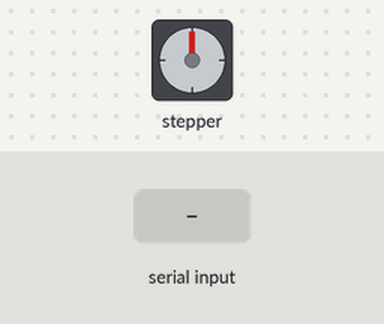
Bench run of a sketch on a simulated Arduino Uno, built with avr-gcc and run on an emulated ATmega328P. On the bench: stepper motor. Inputs (shaded band) come from the test bench. Stepper angles assume 200 steps per turn.

Above: at 1.2 s.
1.3 s: byte 1 (1) received over Serial
At 3.9 s:
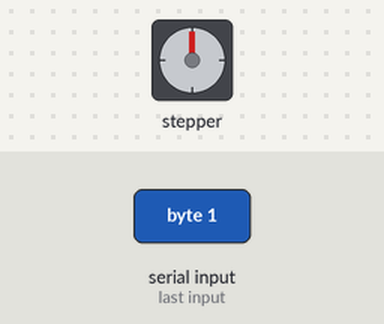
4.3 s: byte 3 (3) received over Serial
At 6.4 s:
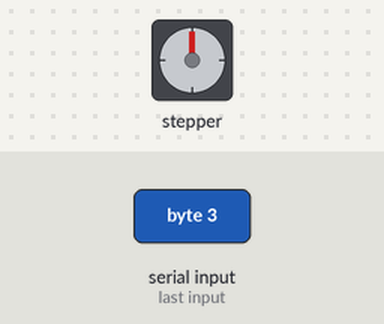
7.3 s: byte 5 (5) received over Serial
At 9.2 s:
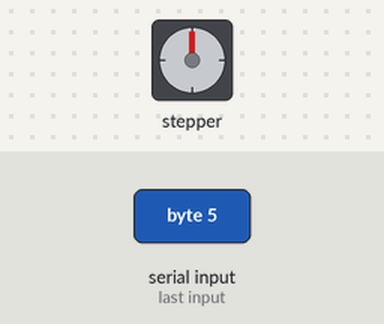
9.5 s: byte 7 (7) received over Serial
At 10.9 s:
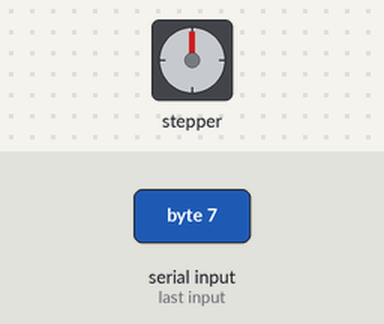
Timing chart, 0 to 12.5 s (numbered marks = the images above; inputs shaded):
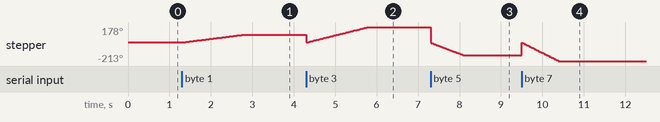

The sketch:

Program_No_2.ino
```cpp
/*
    03/06/2024
    Write a program that will perform the following procedure:
    When the Arduino receives a integer:
    a.  1 - rotate stepper motor in a clockwise direction by 50 steps (10 rpm)
    b.  3 - rotate stepper motor in a clockwise direction by 100 steps (20 rpm)
    c.  5 - rotate stepper motor in a counter clockwise direction by 80 steps (30 rpm)
    d.  7 - rotate stepper motor in a counter clockwise direction by 120 steps (40 rpm)
*/

#include <Stepper.h>

void setup() {
    Serial.begin(9600);
}

void loop() {
    int stepsPerRevolution = 200;
    Stepper myStepper(stepsPerRevolution, 8, 9, 10, 11);
    int stepCount = 0;
    int speed = 0;
    int direction = 0;
    int input = 0;
    if (Serial.available() > 0) {
        input = Serial.read();
        if (input == 1) {
            stepCount = 50;
            speed = 10;
            direction = 1;
        } else if (input == 3) {
            stepCount = 100;
            speed = 20;
            direction = 1;
        } else if (input == 5) {
            stepCount = 80;
            speed = 30;
            direction = 0;
        } else if (input == 7) {
            stepCount = 120;
            speed = 40;
            direction = 0;
        }
        myStepper.setSpeed(speed);
        if (direction == 1) {
            myStepper.step(stepCount);
        } else {
            myStepper.step(-stepCount);
        }
    }
}
```

Measured:
- after the input at 1.3 s, stepper: turns 90° clockwise in 1.5 s, starting at once
- after the input at 4.3 s, stepper: turns 89° counter-clockwise in 0.00 s, then 177° clockwise in 1.5 s
- after the input at 7.3 s, stepper: turns 322° counter-clockwise in 0.79 s, starting at once
- after the input at 9.5 s, stepper: turns 140° clockwise in 0.00 s, then 209° counter-clockwise in 0.85 s
